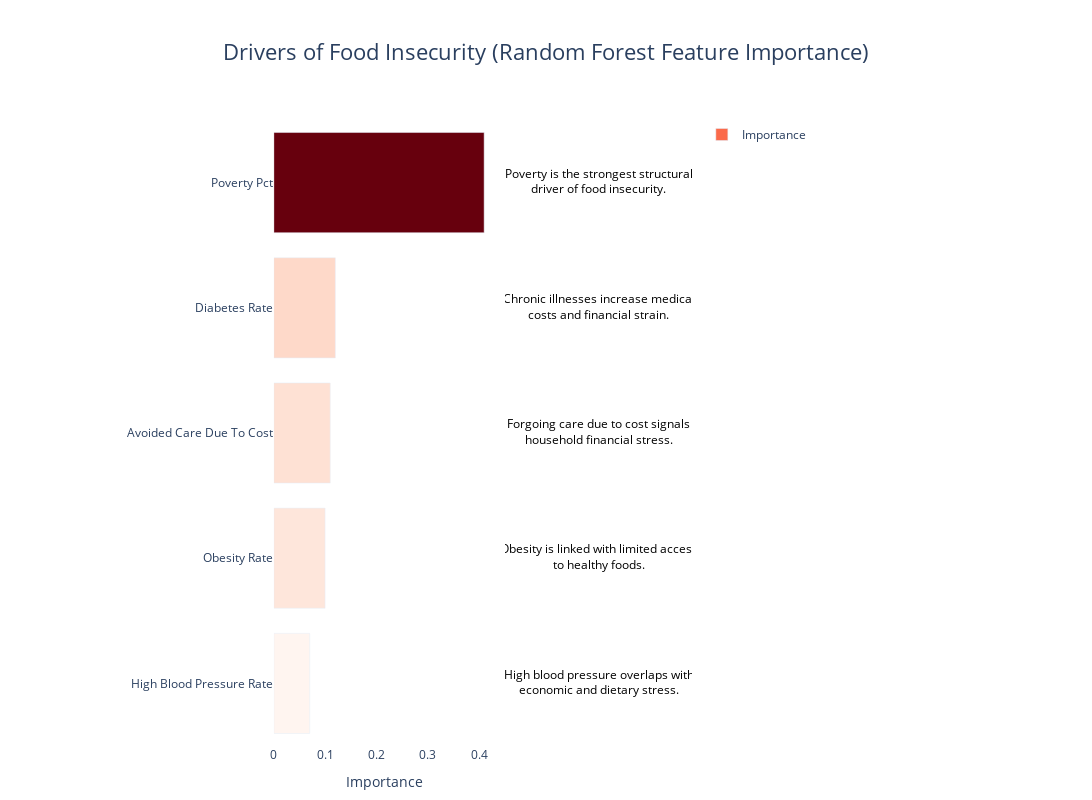

Notebook source saved alongside this figure:
### Code cell
import textwrap
def wrap_text(s, width=38):
    return "<br>".join(textwrap.wrap(s, width=width))

importance_df = importance_df.sort_values("importance", ascending=False).reset_index(drop=True)

importance_df["variable_clean"] = (
    importance_df["variable"]
    .str.replace("_"," ")
    .str.title()
)

importance_df["explanation_wrapped"] = importance_df["explanation"].apply(wrap_text)

fig = go.Figure()

fig.add_trace(go.Bar(
    x=importance_df["importance"],
    y=importance_df["variable_clean"],
    orientation="h",
    marker=dict(
        color=importance_df["importance"],
        colorscale="Reds",
        showscale=False
    ),
    name="Importance",
))

fig.add_trace(go.Scatter(
    x=[importance_df["importance"].max() * 1.35] * len(importance_df),
    y=importance_df["variable_clean"],
    mode="text",
    text=importance_df["explanation_wrapped"],
    textfont=dict(size=12, color="black"),
    showlegend=False,
    xaxis="x2"
))

fig.update_layout(
    title=dict(
        text="Drivers of Food Insecurity (Random Forest Feature Importance)",
        x=0.5,
        font=dict(size=22)
    ),
    width=1600,
    height=800,
    margin=dict(l=200, r=400, t=120, b=40),
    plot_bgcolor="white",

    
    xaxis=dict(
        title="Importance",
        domain=[0.15, 0.60] 
    ),
    xaxis2=dict(
        domain=[0.62, 1.0],
        showticklabels=False,
        showgrid=False,
        zeroline=False
    ),

    yaxis=dict(
        automargin=True,
        autorange="reversed"
    )
)

fig.show()

### Figure 1 — Plotly figure (JSON) as saved in the notebook; plotly's stock layout.template omitted (floating-point values rounded to 4 significant figures)
{"data": [{"marker": {"color": [0.41, 0.12, 0.11, 0.1, 0.07], "colorscale": [[0, "rgb(255,245,240)"], [0.125, "rgb(254,224,210)"], [0.25, "rgb(252,187,161)"], [0.375, "rgb(252,146,114)"], [0.5, "rgb(251,106,74)"], [0.625, "rgb(239,59,44)"], [0.75, "rgb(203,24,29)"], [0.875, "rgb(165,15,21)"], [1, "rgb(103,0,13)"]], "showscale": false}, "name": "Importance", "orientation": "h", "type": "bar", "x": [0.41, 0.12, 0.11, 0.1, 0.07], "y": ["Poverty Pct", "Diabetes Rate", "Avoided Care Due To Cost", "Obesity Rate", "High Blood Pressure Rate"]}, {"mode": "text", "showlegend": false, "text": ["Poverty is the strongest structural<br>driver of food insecurity.", "Chronic illnesses increase medical<br>costs and financial strain.", "Forgoing care due to cost signals<br>household financial stress.", "Obesity is linked with limited access<br>to healthy foods.", "High blood pressure overlaps with<br>economic and dietary stress."], "textfont": {"color": "black", "size": 12}, "type": "scatter", "x": [0.5535, 0.5535, 0.5535, 0.5535, 0.5535], "xaxis": "x2", "y": ["Poverty Pct", "Diabetes Rate", "Avoided Care Due To Cost", "Obesity Rate", "High Blood Pressure Rate"]}], "layout": {"height": 800, "margin": {"b": 40, "l": 200, "r": 400, "t": 120}, "plot_bgcolor": "white", "title": {"font": {"size": 22}, "text": "Drivers of Food Insecurity (Random Forest Feature Importance)", "x": 0.5}, "width": 1600, "xaxis": {"domain": [0.15, 0.6], "title": {"text": "Importance"}}, "xaxis2": {"domain": [0.62, 1], "showgrid": false, "showticklabels": false, "zeroline": false}, "yaxis": {"automargin": true, "autorange": "reversed"}}}
